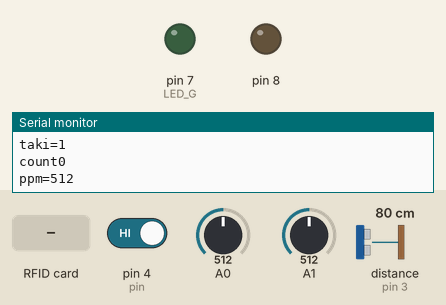
This sketch was run on a simulated Arduino Uno, built with avr-gcc and run on an emulated ATmega328P. Shown: output pins drawn as LEDs (lit = HIGH), the last lines printed to the serial monitor. Wiring (inferred from the names in the program): ultrasonic range finder: trigger pin 2; echo pin 3. The inputs (shaded band) are chosen by the test bench; at power-on: A1 = 512, pin 4 (pin) HIGH, A0 = 512, distance to the obstacle (sensor on pin 3) 80 cm. The echo pulse lasts 58.3 µs per cm; the local clock reads 2024-03-15 10:24:30 at power-on unless the sketch sets it; pins used as bus, display or sensor lines are not drawn.

Above: at 1.2 s.
1.3 s: A1 set to 342
2.8 s: A1 set to 320
At 3.7 s:
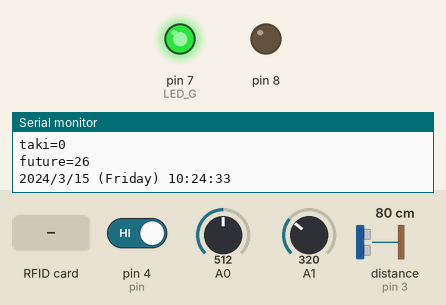
4.3 s: pin 4 (pin) driven LOW
At 4.7 s:
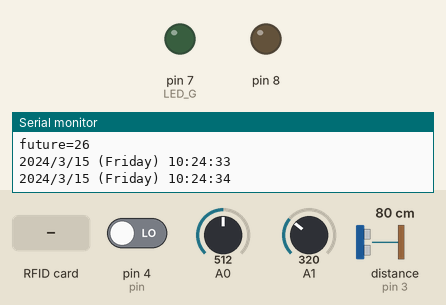
5.9 s: pin 4 (pin) driven HIGH
At 7.1 s:
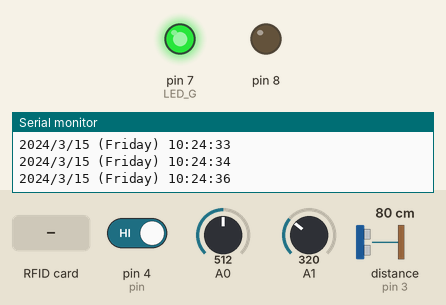
7.4 s: RFID card 5E 7A 19 C4 held to the reader
At 8.4 s:
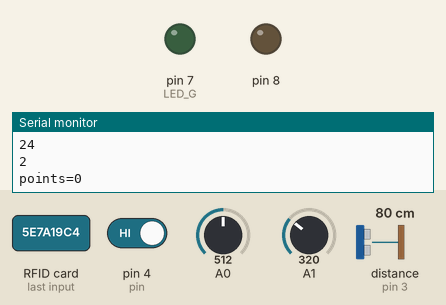
Timing chart, 0 to 10.4 s (numbered marks = the images above; inputs shaded):
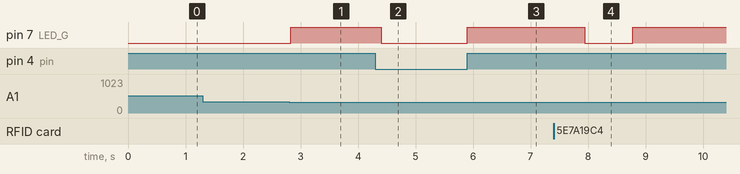

The sketch:

mergev15.ino
```cpp
#include<SoftwareSerial.h> //Included SoftwareSerial Library
//Started mySerial SoftwareSerial
SoftwareSerial mySerial(5,6);
#include "rfid.h"
int pin=4;
int access;
char id[1];
const int trigPin = 2;
const int echoPin = 3;
long duration;
int distance;
int counter, count1;
int current = 0;
int water;
int gas = 0;
int fn;
int gaslevel;
int waterlevel;
//int dirtlevel;
int Y;
//int laser;
int dirt1,i;


void setup() {
  //Serial mySerial Begin at 9600 Baud
  mySerial.begin(9600);
  Serial.begin(9600);
  pinMode(pin,INPUT);
  pinMode(trigPin, OUTPUT); // Sets the trigPin as an Output
  pinMode(echoPin, INPUT);
  digitalWrite(7,LOW);
 // rtcsetup();
  rfidsetup();
  //rtcsetup();


}

void loop() {
  //rfidloop();
  access=digitalRead(pin);
  while(access==0){
     access=digitalRead(pin);
    }
//   error();
//   analogWrite(A1,168);
 fn = dist();
  if (fn == 1) {
    while (fn == 1) {
      counter++;
      fn = dist();
      delay(500);
    }
  }
  else {
    if (counter > 2) {
      count1 = count1 + 1;
      counter = 0;
      delay(10000);
      check();
      }

      Serial.print("count");
      Serial.println(count1);
      gaslevel=mq135();
      Serial.print("ppm=");
      Serial.println(gaslevel);
      waterlevel=level();
      Serial.print("taki=");
      Serial.println(waterlevel);

//      dirtlevel=dirt();
//      Serial.print("dirt=");
//      Serial.println(dirtlevel);
     if (gaslevel > 1000 || waterlevel==0 ) {
        digitalWrite(7, HIGH);
        call();


      }
  }
  delay(100);
}

void check(){
   fn = dist();
  if (fn == 1) {
    while (fn == 1) {
      counter++;
      fn = dist();
      delay(1000);
    }
    if (counter > 2) {
      count1 = count1 + 1;
      counter = 0;
      }
      delay(10000);
      check();
  }

      loop();
  }

void call(){
      id[0]='C';
      mySerial.write(id,1);
      delay(100);
      Serial.print("count");
      Serial.println(count1);
      mySerial.write(count1);
      delay(100);
      id[0]='G';
      mySerial.write(id,1);
      delay(100);
      Serial.print("ppm=");
      Serial.println(gaslevel);
      uint8_t gLSB = gaslevel;
      uint8_t gMSB = gaslevel >> 8;
      mySerial.write(gMSB);
      mySerial.write(gLSB);
      //mySerial.write(gaslevel);
      delay(100);
      id[0]='W';
      mySerial.write(id,1);
      delay(100);
      Serial.print("taki=");
      Serial.println(waterlevel);
      mySerial.write(waterlevel);
//      points=-1;
//      id[0]='P';
//      mySerial.write(id,1);
//      Serial.print("points=");
//      Serial.println(points);
//      mySerial.write(points);
//      delay(100);
//      str_len = content.length() + 2;
//      content.toCharArray(sweepid, str_len);
//      mySerial.write(sweepid,12);
//      content="";
//      delay(100);
      rfidloop();
      count1=0;
      gaslevel=mq135();
      waterlevel=level();
      if (gaslevel > 1000 || waterlevel==0 ){
        points=0;
      }
       id[0]='P';
      mySerial.write(id,1);
      Serial.print("points=");
      Serial.println(points);
      mySerial.write(points);
      delay(500);
      str_len = content.length() + 1;
      content.toCharArray(sweepid, str_len);
      mySerial.write(sweepid,12);
      content="";
      delay(100);
}


/////////
//////distance measurement
int dist() {
  digitalWrite(trigPin, LOW);
  delayMicroseconds(2);
  digitalWrite(trigPin, HIGH);
  delayMicroseconds(10);
  digitalWrite(trigPin, LOW);
  duration = pulseIn(echoPin, HIGH);
  distance = duration * 0.034 / 2;
  delay(100);
  if (distance <= 60)
  {
    current = 1;
  }
  else {
    current = 0;
  }
  return current;
}


////////air quality
int mq135()
{
//  error();
//  analogWrite(A1,168);
  gas = analogRead(A0);
  return gas;
}


////////waterlevel
int level()
{
//  error();
//  analogWrite(A1,168);
  water = analogRead(A1);
  Y=map(water,0,650,0,100);
  if(Y>50){
  return 1;
  }
  else if(Y<50){
    return 0;
  }

}


////dirt
//int dirt()
//{
//  analogWrite(A2,255);
//  delay(1000);
//  dirt1=digitalRead(8);
//  analogWrite(A2,0);
//  return dirt1;
//}
//void error(){
//  int g1,w1;
//
//   //char errw[5];
//   g1=mq135();
//   w1=level();
//  if(g1==0||g1>1000||w1>750){
//    analogWrite(A1,0);
//    while(g1==0||g1>1000||w1>750){
//      Serial.println("error");
//      delay(1000);
//      }
//    delay(100);
//  }
//}
```

rfid.h
```cpp
#include <SPI.h>
#include <MFRC522.h>
#include <Wire.h>
#include "RTClib.h"
#define SS_PIN 10
#define RST_PIN 9
#define LED_G 7 //define green LED pin
int points,access1;
int str_len;
char sweepid[12];
String content;
RTC_DS1307 rtc;
char daysOfTheWeek[7][12] = {"Sunday", "Monday", "Tuesday", "Wednesday", "Thursday", "Friday", "Saturday"};
int minu=0,sinu=0;
MFRC522 mfrc522(SS_PIN, RST_PIN);   // Create MFRC522 instance.


void rfidsetup()
{
  Serial.begin(9600);
  //Serial.begin(9600);   // Initiate a serial communication
  SPI.begin();      // Initiate  SPI bus
  mfrc522.PCD_Init();   // Initiate MFRC522

  pinMode(LED_G, OUTPUT);
    pinMode(8, OUTPUT);
  //Serial.println("Put your card to the reader...");
  //Serial.println();

}


void rfidloop () {
  if (! rtc.begin()) {
    Serial.println("Couldn't find RTC");
    while (1);
  }

  if (! rtc.isrunning()) {
    Serial.println("RTC is NOT running!");


  }
 // rtc.adjust(DateTime(F(__DATE__), F(__TIME__)));

  DateTime now = rtc.now();
  DateTime future (now + TimeSpan(0,0,2,0));
  sinu=future.minute();
  Serial.print("future=");
  Serial.println(sinu);
  minu=now.minute();

  // Look for new cards
  while ( ! mfrc522.PICC_IsNewCardPresent())
  {
    DateTime now = rtc.now();
     Serial.print(now.year(), DEC);
    Serial.print('/');
    Serial.print(now.month(), DEC);
    Serial.print('/');
    Serial.print(now.day(), DEC);
    Serial.print(" (");
    Serial.print(daysOfTheWeek[now.dayOfTheWeek()]);
    Serial.print(") ");
    Serial.print(now.hour(), DEC);
    Serial.print(':');
    Serial.print(now.minute(), DEC);
    Serial.print(':');
    Serial.print(now.second(), DEC);
    Serial.println();
    minu=now.minute();
    access1=digitalRead(4);
    while(access1==0){
    access1=digitalRead(4);
    digitalWrite(7, LOW);
    }
    digitalWrite(7, HIGH);
    if(minu==sinu){
      break;
    }
    delay(1000);
  }
  // Select one of the cards
  while( ! mfrc522.PICC_ReadCardSerial())
  {
    if(minu==sinu){
      break;
    }
   Serial.print("..");
  }

  if(minu==sinu){
    Serial.println("Water wash");
    digitalWrite(8,HIGH);
    delay(5000);
    digitalWrite(8,LOW);
    digitalWrite(7,LOW);
    content=" XX XX XX XX";
    points=sinu-minu;
  }
  else{
  //Show UID on serial monitor
  Serial.print("UID tag :");

  byte letter;
  for (byte i = 0; i < mfrc522.uid.size; i++)
  {
     Serial.print(mfrc522.uid.uidByte[i] < 0x10 ? " 0" : " ");
     Serial.print(mfrc522.uid.uidByte[i], HEX);
     content.concat(String(mfrc522.uid.uidByte[i] < 0x10 ? " 0" : " "));
     content.concat(String(mfrc522.uid.uidByte[i], HEX));
  }
  Serial.println();
  Serial.print("Message : ");
  content.toUpperCase();
  //if (content.substring(1) == "ED D6 D6 73") //change here the UID of the card/cards that you want to give access

    Serial.println("Authorized access");
    Serial.println();
    //delay(500);
    Serial.println(content);
    points=sinu-minu;
    Serial.println(sinu);
    Serial.println(minu);
    Serial.println(points);
    digitalWrite(7, LOW);

    }


    //delay(300);


   }
   //delay(500);
```

Measured:
- the behaviour switches between 332 and 331 on A1 (found by bisection; images 0 and 1)
- after the input at 2.8 s, pin 7 (LED_G): LOW → HIGH at once
- after the input at 4.3 s, pin 7 (LED_G): HIGH → LOW after 0.10 s
- after the input at 5.9 s, pin 7 (LED_G): LOW → HIGH at once
- after the input at 7.4 s, pin 7 (LED_G): HIGH → LOW after 0.55 s, → HIGH 0.83 s later
